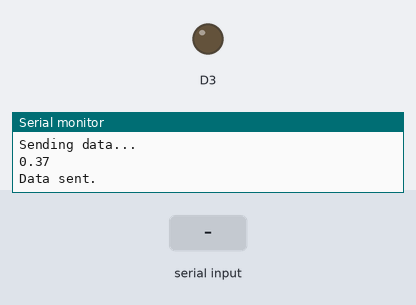
A sketch run on a simulated ESP8266 (NodeMCU). Shown: output pins drawn as LEDs (lit = HIGH), the last lines printed to the serial monitor. Dashed ring = blinking. Inputs (shaded band) come from the test bench. WiFi joins after 1.5 s; servers stay silent unless stated.

Above: at 2.9 s.
3.0 s: "1" received over the second serial link
At 8.75 s:
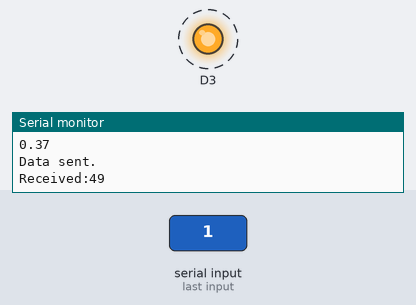
Timing chart, 0 to 10.3 s (numbered marks = the images above; inputs shaded):
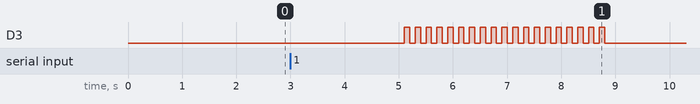

Measured:
- after the input at 3.0 s, D3: alternates HIGH for 0.10 s and LOW for 0.10 s, 38 changes in all, then stays LOW, starting after 2.1 s

The sketch:

AssetTracking_STA_PartA.ino
```cpp
#include <ESP8266WiFi.h>
#include <SoftwareSerial.h>

SoftwareSerial BTSerial(D1, D2);
String data1;
long rssi;
double d;
int distance;
int incoming ;
/*****************************************************/
const char* WIFI_SSID = "ssid";
const char* WIFI_PASSWORD = "password";

/*****************************************************/

IPAddress server_ip(192,168,1,1);
const int SERVER_PORT = 8080;

WiFiClient client;

void setup()
{
  Serial.begin(9600);
  BTSerial.begin(9600);
  pinMode(D3, OUTPUT);
  digitalWrite(D3, LOW);
  /* Setup ESP8266 in station mode */
  Serial.println();
  Serial.println("Starting up...");
  WiFi.mode(WIFI_STA);
  WiFi.begin(WIFI_SSID,WIFI_PASSWORD);
  Serial.println();
  Serial.print("Waiting for wireless network.");

  while(WiFi.status() != WL_CONNECTED)
  {
    Serial.print(".");
    delay(500);
 }

  Serial.println();
  Serial.println("WiFi connection established!");
  Serial.println("IP address: ");
  Serial.println(WiFi.localIP());
  client.connect(server_ip,SERVER_PORT);
}

void loop()
{
  rssi = WiFi.RSSI();
  Serial.print("RSSI:");
  Serial.println(rssi);
  d = pow(10, ((-65) - rssi) / (10 * 1.6));
  //Serial.print("Distance:");
  //Serial.print(d);
  //Serial.println( "m");
  senddata();
  BT_Control();
}

void senddata(){

  /* Format data prior to sending */
  data1 = String (d);
 // Serial.println(data1);

   if (!client.connect(server_ip,SERVER_PORT))
  {
    Serial.println("Cilent Not Connected");
    ESP.reset();
    delay(100);
  }

  /* Send data to master. */
  if (client.connect(server_ip,SERVER_PORT))
  {
    Serial.println();
    Serial.println("Sending data...");
    Serial.println(data1);
    client.println(data1);
    Serial.println("Data sent.");
  }
  delay(3000);
    data1 = "";
 }

 void BT_Control(){
 while(BTSerial.available()){  //Check if there is an available byte to read
incoming = BTSerial.read(); //Read what we recevive
    Serial.print("Received:");
    Serial.println(incoming);

    if (incoming == '1')
        {
     for(int i=1;i<20;i++)
      {

        digitalWrite(D3, HIGH);
        delay(100);
        digitalWrite(D3, LOW);
        delay(100);

      }
        }

    if (incoming == '0')
        {
        digitalWrite(D3, LOW);

        }
  }
}
```
